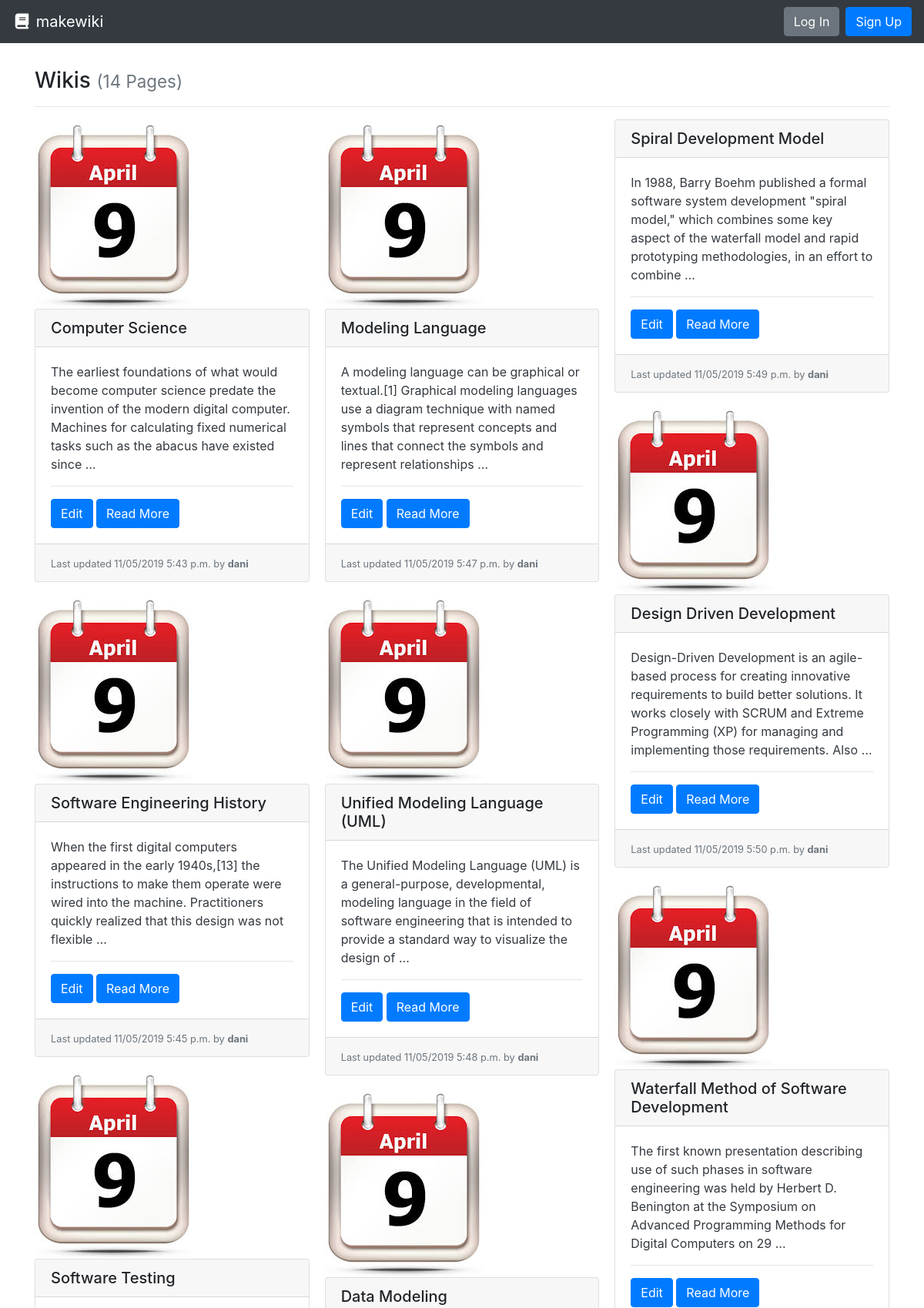
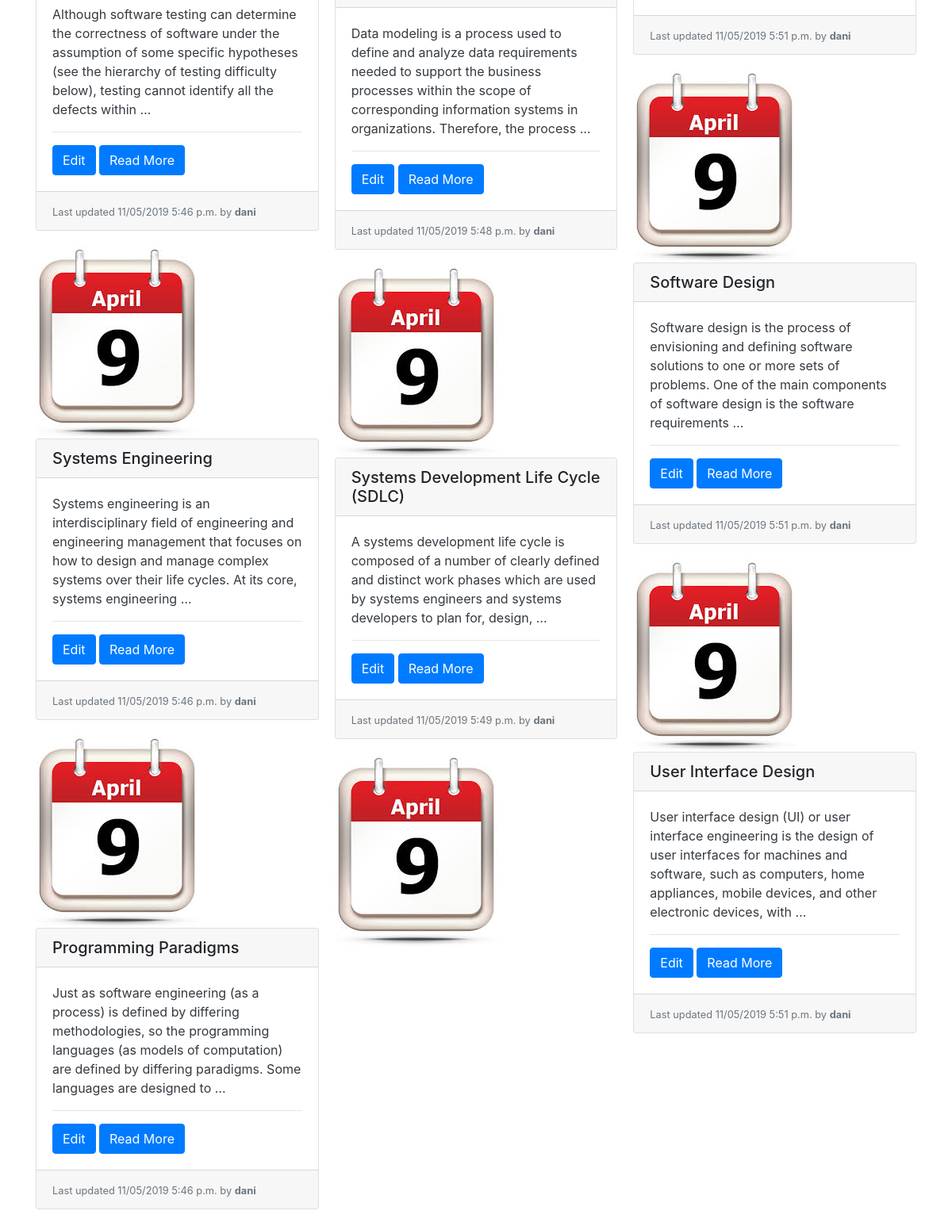
The app's page /, older data (2 pictures, top to bottom).
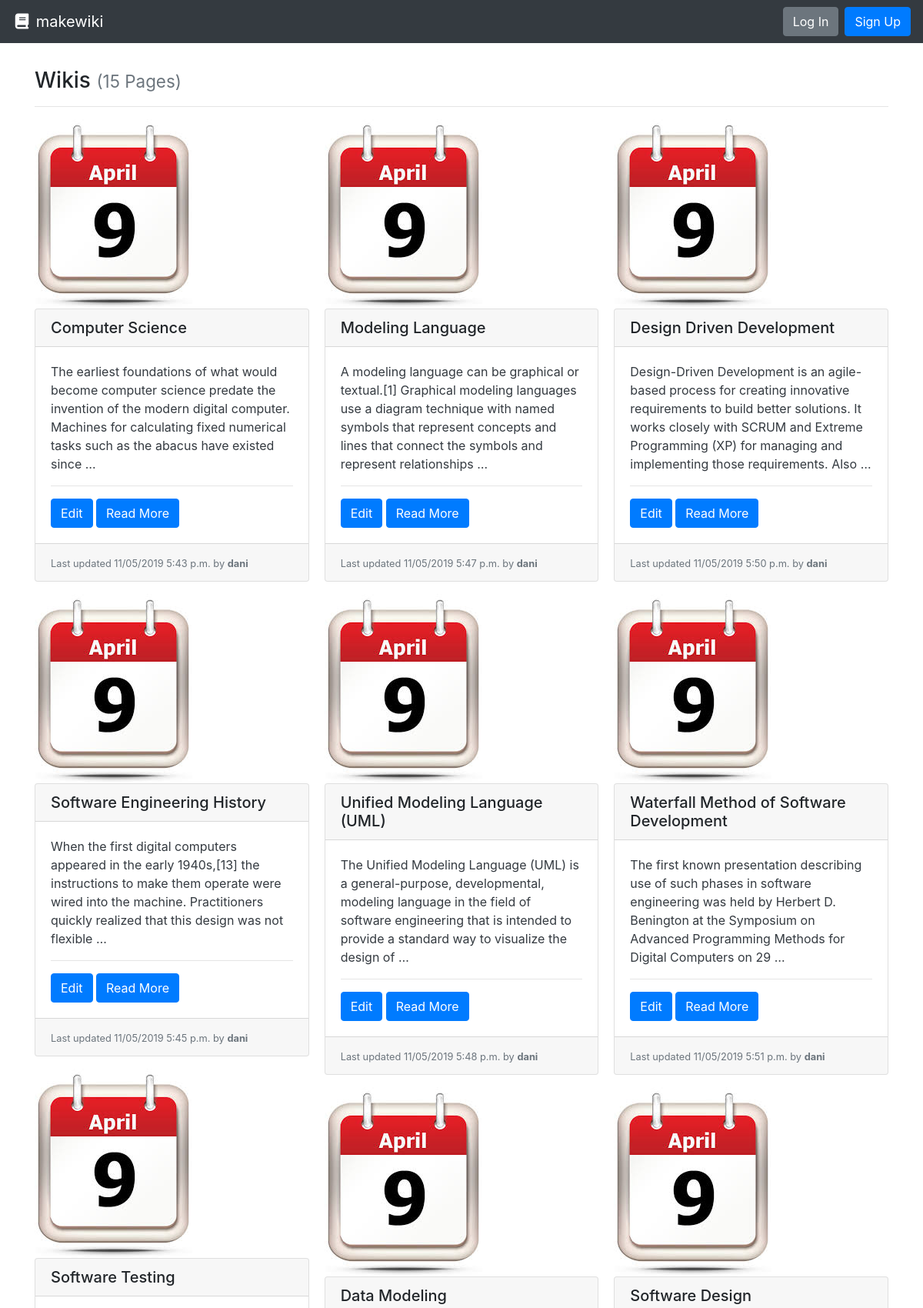
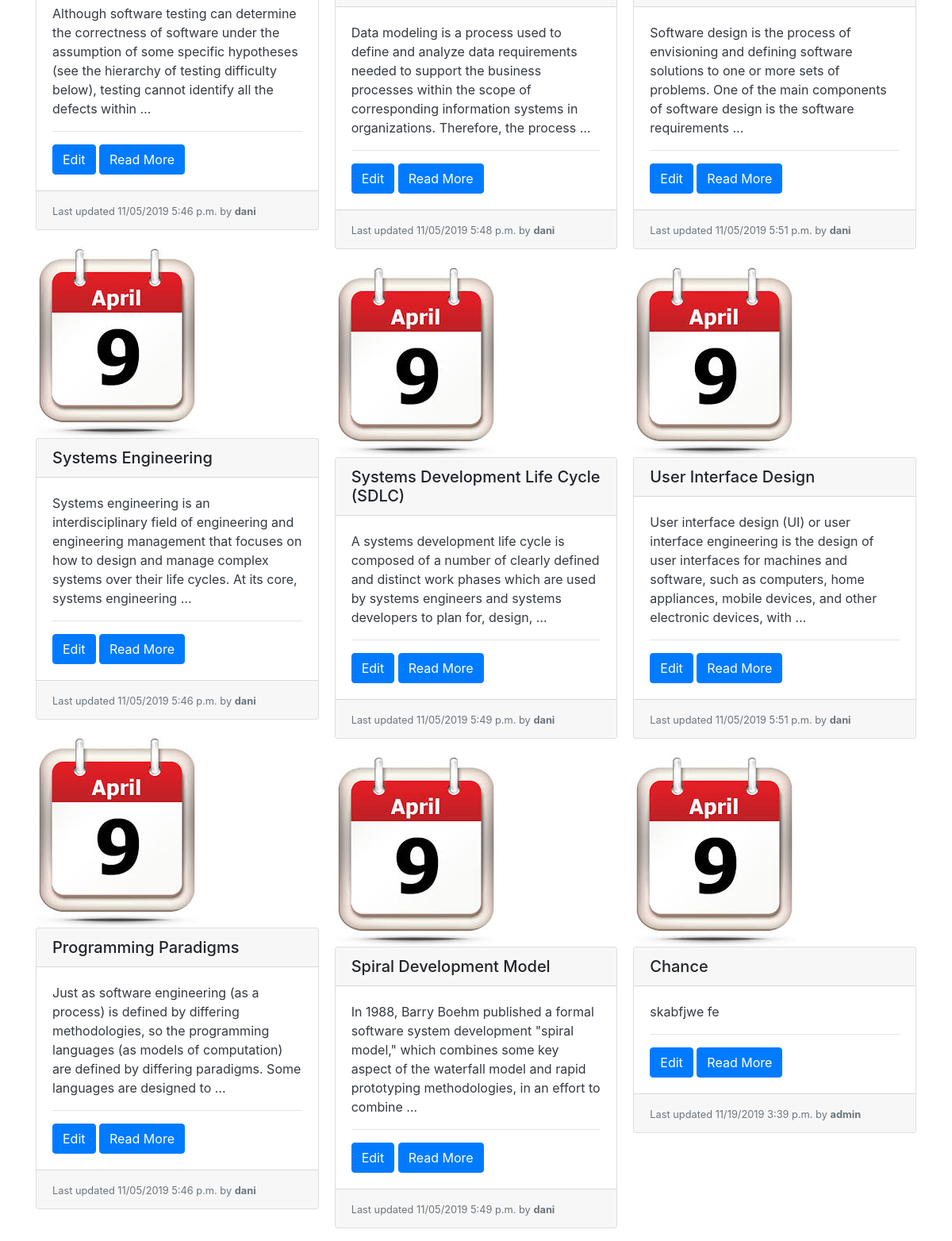
The same page, newer data (2 pictures, top to bottom).
### wiki/models.py (models this page shows, shortened)
class Page(models.Model):
    title = models.CharField(max_length=settings.WIKI_PAGE_TITLE_MAX_LENGTH, unique=True,
                             help_text="Title of your page.")
    author = models.ForeignKey(User, on_delete=models.PROTECT,
                               help_text="The user that posted this article.")
    slug = models.CharField(max_length=settings.WIKI_PAGE_TITLE_MAX_LENGTH, blank=True, editable=False,
                            help_text="Unique URL path to access this page. Generated by the system.")
    content = models.TextField(
        help_text="Write the content of your page here.")
    created = models.DateTimeField(auto_now_add=True,
                                   help_text="The date and time this page was created. Automatically generated when the model saves.")
    modified = models.DateTimeField(auto_now=True,
                                    help_text="The date and time this page was updated. Automatically generated when the model updates.")

### wiki/views.py (the view)
# urls.py: path('', PageListView.as_view(), name='wiki-list-page'),
class PageListView(ListView):
    model = Page
    def get(self, request):
        pages = self.get_queryset().all()
        return render(request, 'list.html', {
          'pages': pages
        })

### wiki/templates/list.html
{% extends "base.html" %}
{% load static %}
{% block content %}
  <h3>Wikis {% if pages %}<small class="text-muted">({{ pages|length }} Page{{ pages|length|pluralize:"s" }})</small>{% endif %}</h3>
  <hr>
  {% if pages %}
    <div class="card-columns">
      {% for page in pages %}
        <img src="{% static "makewiki_v2/calendar.jpeg" %}" alt="My image">
        {% include "partials/card.html" %}
      {% endfor %}
    </div>
  {% else %}
    <div class="alert alert-primary" role="alert">No pages to display.</div>
  {% endif %}
{% endblock %}

### wiki/templates/partials/card.html
<div class="card mb-3">
  <h5 class="card-header ">{{ page.title }}</h5>
  <div class="card-body border-dark">
    <p class="card-text text-dark">
      {{ page.content|truncatewords_html:30 }}
      <hr>
      <div class="text-left">
        <a class="btn btn-primary" href="#" role="button" title="Edit">Edit</a>
        <a class="btn btn-primary" href="{% url 'wiki-details-page' page.slug %}" role="button" title="Read More">Read More</a>
      </div>
  </div>
  <div class="card-footer">
    <small class="text-muted">Last updated {{ page.modified|date:"SHORT_DATETIME_FORMAT" }} by <b>{{ page.author.username }}</b></small>
  </div>
</div>

Row changes from the older to the newer data that the page shows:
added Page: title "Chance", content "skabfjwe fe", modified "11/19/2019 3:39 p.m.", author.username "admin"
Text that changed along with them:
{{ pages|length }}: "14" → "15"
